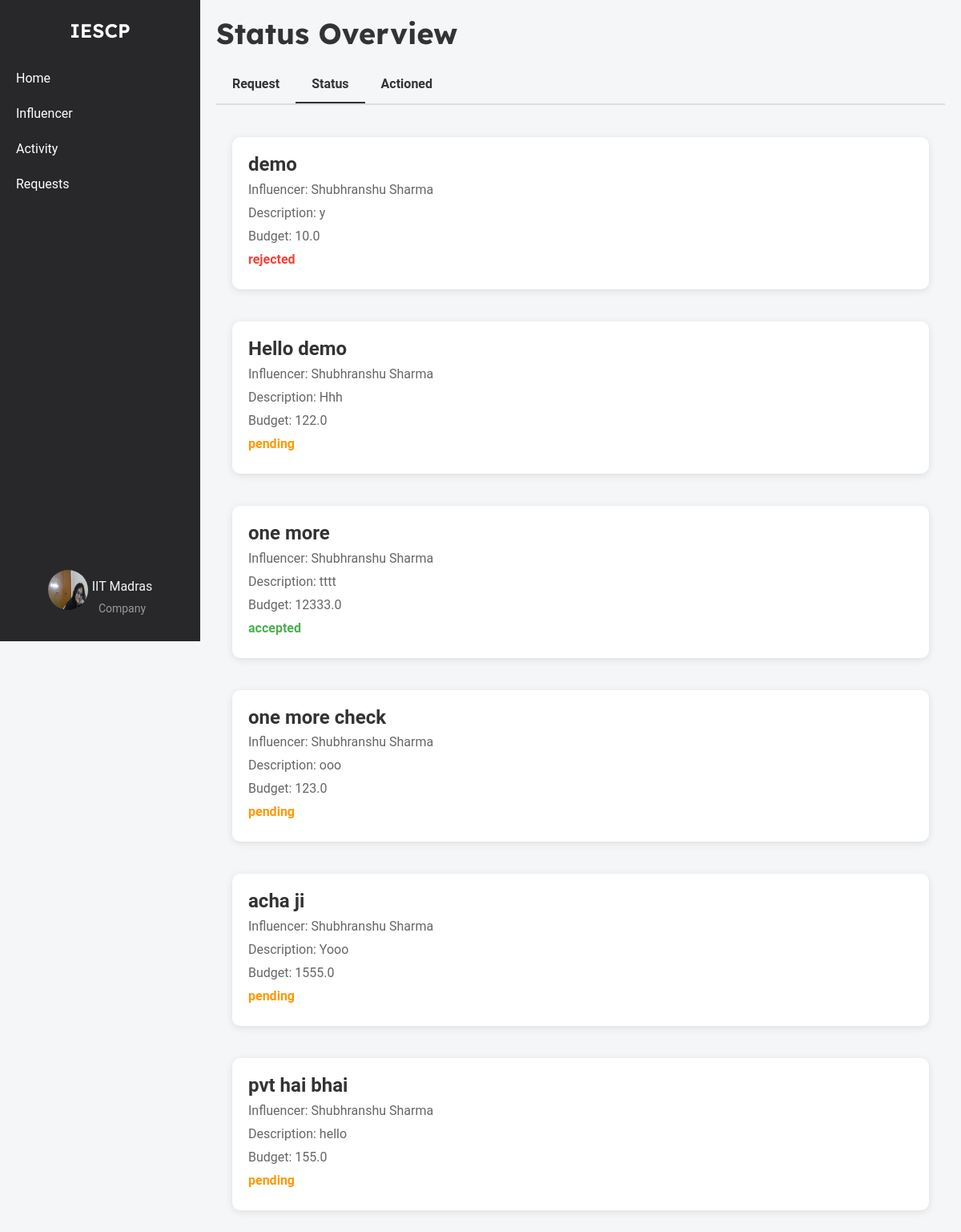
Screenshot of /company/request_status (signed in) with the database file from the repository.
### models.py (models this page shows, shortened)
class Company(db.Model):
    __tablename__ = 'company'
    id = db.Column(db.Integer, primary_key=True)
    company_name = db.Column(db.String(100), nullable=False)
    username = db.Column(db.String(50), unique=True, nullable=False)
    email = db.Column(db.String(120), unique=True, nullable=False)
    password_hash = db.Column(db.String(128), nullable=False)
    phone_number = db.Column(db.String(20), nullable=False)
    address = db.Column(db.String(200), nullable=False)
    industry = db.Column(db.String(100), nullable=False)
    other_industry = db.Column(db.String(100), nullable=True)
    website = db.Column(db.String(200), nullable=False)
    description = db.Column(db.Text, nullable=False)
    social_media_link = db.Column(db.String(200), nullable=False)
    logo = db.Column(db.String(200), nullable=False)
    campaigns = db.relationship('Campaign', backref='company', lazy=True)

class AdRequest(db.Model):
    __tablename__ = 'ad_requests'  # Add the table name to ensure it's set
    id = db.Column(db.Integer, primary_key=True)
    influencer_id = db.Column(db.Integer, db.ForeignKey('influencers.id'), nullable=False)
    campaign_id = db.Column(db.Integer, db.ForeignKey('campaign.id'), nullable=False)
    company_id = db.Column(db.Integer, db.ForeignKey('company.id'), nullable=False)
    requested_at = db.Column(db.DateTime, default=datetime.utcnow)
    status = db.Column(db.String(50), nullable=False)
    influencer = db.relationship('Influencer', backref='ad_requests')
    campaign = db.relationship('Campaign', backref='ad_requests')
    company = db.relationship('Company', backref='ad_requests')

class Campaign(db.Model):
    __tablename__ = 'campaign'
    id = db.Column(db.Integer, primary_key=True)
    title = db.Column(db.String(200), nullable=False)
    description = db.Column(db.Text, nullable=False)
    budget = db.Column(db.Float, nullable=False)
    start_date = db.Column(db.Date, nullable=False)
    end_date = db.Column(db.Date, nullable=False)
    company_id = db.Column(db.Integer, db.ForeignKey('company.id'), nullable=False)
    admin_id = db.Column(db.Integer, db.ForeignKey('admin.id'), nullable=False, default=1)
    status = db.Column(db.String(50), nullable=False, default='pending')
    category = db.Column(db.String(255), nullable=False)
    created_at = db.Column(db.DateTime, nullable=False, default=datetime.utcnow)
    visibility = db.Column(db.String(50), nullable=False, default='public')
    influencers = db.relationship('Influencer', secondary=influencer_campaign_association, back_populates='campaigns')
    is_flag = db.Column(db.Boolean, nullable=False, default=False)

class Influencer(db.Model):
    __tablename__ = 'influencers'
    id = db.Column(db.Integer, primary_key=True)
    name = db.Column(db.String(255), nullable=False)
    username = db.Column(db.String(255), unique=True, nullable=False)
    email = db.Column(db.String(255), unique=True, nullable=False)
    password_hash = db.Column(db.String(255), nullable=False)
    category = db.Column(db.String(255), nullable=False)
    interest = db.Column(db.String(255), nullable=False)
    reach = db.Column(db.Integer, nullable=False)
    social_media_links = db.Column(db.String(255), nullable=False)
    bio = db.Column(db.String(255), nullable=False)
    profile_picture = db.Column(db.String(255), nullable=False)
    campaigns = db.relationship('Campaign', secondary=influencer_campaign_association, back_populates='influencers')

### company_routes.py (the view)
@app.route('/company/request_status')
@company_auth_required
def company_request_status():
    user = Company.query.get(session['company_id'])
    interests = AdRequest.query.filter_by(company_id=user.id).all()
    return render_template('company_request_status.html', user=user, interests=interests)

### company_routes.py (called while the page is built)
def company_auth_required(func):
    @wraps(func)
    def func3(*args, **kwargs):
        if 'company_id' in session:
            return func(*args, **kwargs)
        else:
            flash("Please login first")
            return redirect(url_for('company_login'))
    return func3

### templates/company_request_status.html (shortened to what this page needs)
{% extends 'layout.html' %}
{% block content%}
<div class="container-box">
    <div class="sidebar">
        <div class="logo">IESCP</div>
        <ul>
            <li><a href="{{url_for('company_home')}}">Home</a></li>
            <li><a href="{{url_for('influencer_search')}}">Influencer</a></li>
            <li><a href="{{url_for('company_activity')}}">Activity</a></li>
            <li><a href="{{url_for('company_requests')}}">Requests</a></li>
        </ul>
        <div class="profile">
            <a href="{{ url_for('company_dashboard') }}">
                <img src="{{ url_for('static', filename='profile_upload/company/' + user.username + '/' + user.logo) }}" alt="Profile Picture">
                <div class="profile-name-category">
                    <span class="company_name">{{ user.company_name }}</span>
                    <span class="category">Company</span>
                </div>
            </a>
        </div>
    </div>
    <div class="main-content">
        <h1>Status Overview</h1>
        <div class="tabs">
            <a href="{{url_for('company_requests')}}" class="tab">Request</a>
            <a href="{{url_for('company_request_status')}}" class="tab active">Status</a>
            <a href="{{url_for('company_actioned')}}" class="tab">Actioned</a>
        </div>
        <div class="status-list">
            {% for interest in interests %}
            <div class="status-item">
                <h3>{{ interest.campaign.title }}</h3>
                <p>Influencer: {{interest.influencer.name}}</p>
                <p>Description: {{ interest.campaign.description }}</p>
                <p>Budget: {{ interest.campaign.budget }}</p>
                <p class="status {{ interest.status}}">{{ interest.status }}</p>
            </div>
            {% endfor %}
        </div>
    </div>
</div>
{% endblock %}

### templates/company_request_status.html (style rules this page uses)
body { font-family: 'Roboto', Arial, sans-serif; margin: 0; padding: 0; background-color: #f4f6f8; }
.container-box { display: flex; width: 100%; }
a { text-decoration: none; color: whitesmoke; }
.sidebar { width: 250px; background-color: #28282B; color: white; display: flex; flex-direction: column; align-items: center; padding-top: 20px; position: fixed; top: 0; left: 0; height: 100vh; overflow: auto; }
.sidebar .logo { font-size: 24px; font-weight: bold; margin-bottom: 20px; font-family: 'Lexend Deca', sans-serif; font-weight: 600; }
.sidebar ul { list-style-type: none; padding: 0; width: 100%; }
.sidebar ul li { width: 100%; }
.sidebar ul li a { display: block; padding: 10px 20px; color: white; text-decoration: none; }
.sidebar .profile { margin-top: auto; text-align: center; padding: 10px; }
.profile .category { font-size: 14px; color: #999; margin-top: 5px; }
.sidebar .profile img { width: 50px; height: 50px; border-radius: 50%; margin-bottom: 5px; }
.profile { display: flex; flex-direction: column; align-items: center; text-align: center; padding: 10px; margin-bottom: 20px; }
.profile a { display: flex; align-items: center; text-align: center; justify-content: center; gap: 5px; }
.profile-name-category { display: flex; flex-direction: column; align-items: center; text-align: center; justify-content: center; padding-top: 13px; }
.main-content { flex: 1; padding: 20px; margin-left: 250px; overflow-y: auto; }
.main-content h1 { font-size: 36px; font-weight: bold; font-family: 'Lexend Deca', sans-serif; color: #333; margin-bottom: 20px; }
.tabs { display: flex; border-bottom: 2px solid #ddd; margin-bottom: 20px; }
.tab { padding: 10px 20px; cursor: pointer; font-weight: bold; color: #333; border: none; background-color: transparent; }
.tab.active { border-bottom: 2px solid #333; }
.status-list { display: flex; flex-direction: column; align-items: center; justify-content: center; }
.status-item { background-color: white; padding: 20px; border-radius: 10px; box-shadow: 0 2px 10px rgba(0, 0, 0, 0.1); margin: 20px 0; width: calc(100% - 40px); max-width: 1000px; }
.status-item h3 { margin: 0; font-size: 24px; font-weight: bold; color: #333; }
.status-item p { margin: 5px 0; color: #666; }
.status-item .status { font-weight: bold; font-size: 16px; }
.status-item .status.pending { color: #ff9800; }
.status-item .status.accepted { color: #4caf50; }
.status-item .status.rejected { color: #f44336; }

### rows the page displays
Company: username+logo (picture), company_name "IIT Madras"
AdRequest: campaign "demo", influencer.name "Shubhranshu Sharma", campaign.description "y", campaign.budget "10.0", status "rejected"
AdRequest: campaign "Hello demo", influencer.name "Shubhranshu Sharma", campaign.description "Hhh", campaign.budget "122.0", status "pending"
AdRequest: campaign "one more", influencer.name "Shubhranshu Sharma", campaign.description "tttt", campaign.budget "12333.0", status "accepted"
AdRequest: campaign "one more check", influencer.name "Shubhranshu Sharma", campaign.description "ooo", campaign.budget "123.0", status "pending"
AdRequest: campaign "acha ji", influencer.name "Shubhranshu Sharma", campaign.description "Yooo", campaign.budget "1555.0", status "pending"
AdRequest: campaign "pvt hai bhai", influencer.name "Shubhranshu Sharma", campaign.description "hello", campaign.budget "155.0", status "pending"
